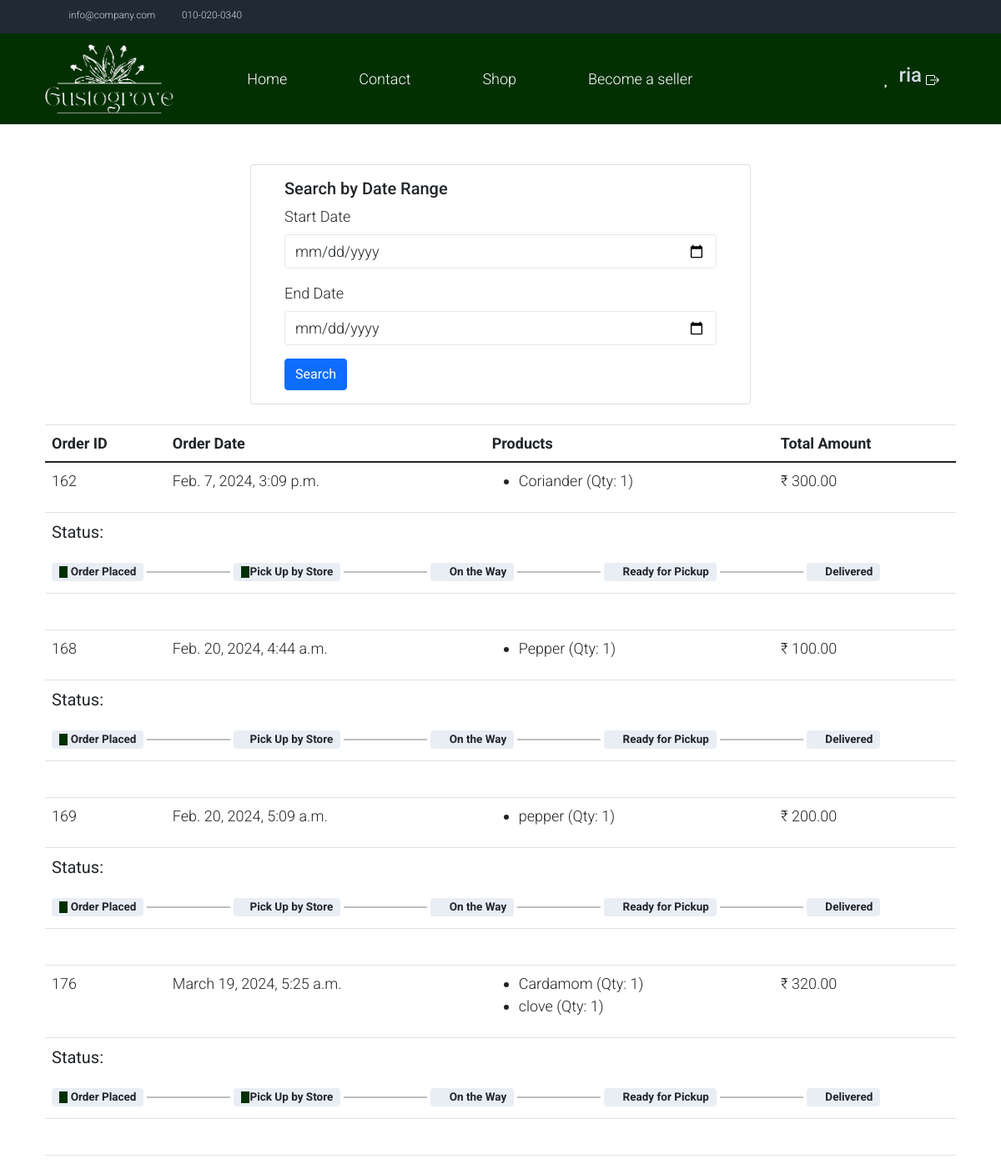
/my_orders/ (signed in), run on an earlier commit of the app's database.
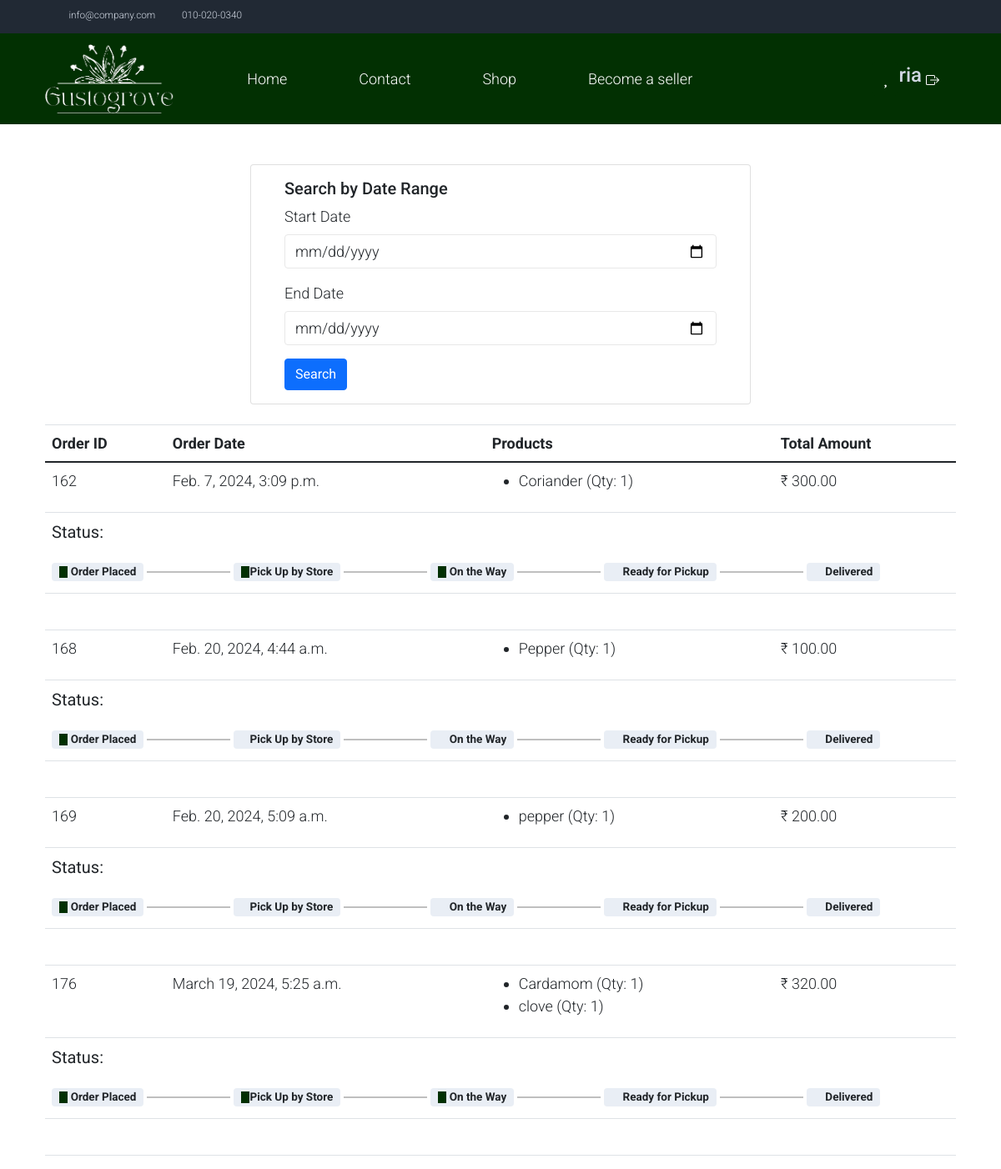
And on a later commit of the database.
### storeapp/models.py (models this page shows, shortened)
class Order(models.Model):
    class PaymentStatusChoices(models.TextChoices):
            PENDING = 'pending', 'Pending'
            SUCCESSFUL = 'successful', 'Successful'
            FAILED = 'failed', 'Failed'
    class OrderStatusChoices(models.TextChoices):
        REQUESTED = 'Requested', 'Requested'
        DISPATCHED = 'Dispatched', 'Dispatched'
        DELIVERED = 'Delivered', 'Delivered'
    user = models.ForeignKey(CustomUser, on_delete=models.CASCADE)
    products = models.ManyToManyField(Product)
    total_price = models.DecimalField(max_digits=10, decimal_places=2)
    order_date = models.DateTimeField(default=timezone.now,null=True)
    razorpay_order_id = models.CharField(max_length=255, default=None)
    payment_status = models.CharField(
    max_length=20, choices=PaymentStatusChoices.choices, default=PaymentStatusChoices.PENDING)
    order_status = models.CharField(
        max_length=20, choices=OrderStatusChoices.choices, default=OrderStatusChoices.REQUESTED)
    accepted_by_store = models.BooleanField(default=False)
    ready_for_pickup = models.BooleanField(default=False)

### storeapp/views.py (the view)
# urls.py: path('my_orders/',views.my_orders,name='my_orders'),
@login_required
def my_orders(request):
    user = request.user
    start_date_str = request.GET.get('start_date')
    end_date_str = request.GET.get('end_date')
    if not start_date_str or not end_date_str:
        today = datetime.now()
        start_date = today.replace(day=1)  # First day of the current month
        end_date = today.replace(day=1, month=today.month + 1)  # First day of the next month
        start_date_str = start_date.strftime('%Y-%m-%d')
        end_date_str = end_date.strftime('%Y-%m-%d')
    else:
        start_date = datetime.strptime(start_date_str, '%Y-%m-%d')
        end_date = datetime.strptime(end_date_str, '%Y-%m-%d')
    orders = Order.objects.filter(user=user, order_date__range=(start_date, end_date)).order_by('-order_date')
    sorders = Order.objects.filter(
    Q(user=user) &
    Q(payment_status=Order.PaymentStatusChoices.SUCCESSFUL)
)
    context = {
        'orders': orders,
        'start_date': start_date_str,
        'end_date': end_date_str,
        'sorders':sorders,
    }
    if not orders:
        context['no_orders_message'] = 'No orders found for the selected date range.'
    return render(request, 'my_orders.html', context)

### template/my_orders.html (shortened to what the changed rows need)
{% load static %}
<!DOCTYPE html>
<html lang="en">
<head>
    <link rel="stylesheet" href="https://maxcdn.bootstrapcdn.com/bootstrap/4.5.2/css/bootstrap.min.css">
<link rel="stylesheet" href="https://cdn.jsdelivr.net/npm/bootstrap@5.2.3/dist/css/bootstrap.min.css">
    <link rel="stylesheet" href="{% static 'css/bootstrap.min.css' %}">
    <link rel="stylesheet" href="{% static 'css/templatemo.css' %}">
    <link rel="stylesheet" href="{% static '/css/custom.css' %}">
    <link rel="stylesheet" href="{% static 'css/fontawesome.min.css' %}">
</head>
<body>
        <div class="container mt-5">
            {% if no_orders_message %}
                <div class="alert alert-danger" role="alert">
                    {{ no_orders_message }}
                </div>
            {% else %}
                <div class="table-responsive">
                    <table class="table">
                        <thead>
                            <tr>
                                <th>Order ID</th>
                                <th>Order Date</th>
                                <th>Products</th>
                                <th>Total Amount</th>
                            </tr>
                        </thead>
                        <tbody>
                            {% for order in sorders %}
                                <tr>
                                    <td>{{ order.id }}</td>
                                    <td>{{ order.order_date }}</td>
                                    <td>
                                        <ul>
                                            {% for product in order.products.all %}
                                                <li>{{ product.product_name }} (Qty: 1)</li>
                                            {% endfor %}
                                        </ul>
                                    </td>
                                    <td>₹ {{ order.total_price }}</td>
                                </tr>
                        <tr>
                    </div>
                    <td colspan="5">
                        <p class="fs-5"><strong>Status:</strong></p>
                        <div class="delivery-status mt-3">
                            <div class="d-flex align-items-center">
                                <span class="badge bg-light text-dark position-relative"><i class="far fa-circle text-secondary bg-success"></i> Order Placed</span>
                                <hr class="mx-1" style="height: 2px; width: 100px; border: none; background-color: #000;">
                                {% if order.order_status == 'Dispatched' %}
                                    <span class="badge bg-light text-dark position-relative"><i class="far fa-circle text-secondary bg-success"></i>Pick Up by Store</span>
                                {% else %}
                                    <span class="badge bg-light text-dark position-relative"><i class="far fa-circle text-secondary"></i>Pick Up by Store</span>
                                {% endif %}
                                <hr class="mx-1" style="height: 2px; width: 100px; border: none; background-color: #000;">
                                {% if order.accepted_by_store %}
                                    <span class="badge bg-light text-dark position-relative"><i class="far fa-circle text-secondary bg-success"></i> On the Way</span>
                                {% else %}
                                    <span class="badge bg-light text-dark position-relative"><i class="far fa-circle text-secondary"></i> On the Way</span>
                                {% endif %}
                                <hr class="mx-1" style="height: 2px; width: 100px; border: none; background-color: #000;">
                                {% if order.ready_for_pickup %}
                                    <span class="badge bg-light text-dark position-relative"><i class="far fa-circle text-secondary bg-success"></i> Ready for Pickup</span>
                                {% else %}
                                    <span class="badge bg-light text-dark position-relative"><i class="far fa-circle text-secondary"></i> Ready for Pickup</span>
                                {% endif %}
                                <hr class="mx-1" style="height: 2px; width: 100px; border: none; background-color: #000;">
                                <span class="badge bg-light text-dark position-relative"><i class="far fa-circle text-secondary"></i> Delivered</span>
                            </div>
                        </div>
                    </td>
                </tr>
                <tr style="border-left: white;border-right: white;">
                    <td colspan="5">&nbsp;</td>
     </tr>
                    {% endfor %}
            {% endif %}
</body>
</html>

What changed in the data, as far as the page shows it:
changed Order "Feb. 7, 2024, 3:09 p.m.": accepted_by_store False → True (drawn)
changed Order "March 19, 2024, 5:25 a.m.": accepted_by_store False → True (drawn)
